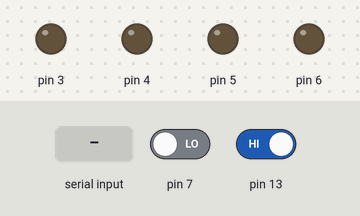
Bench run of a sketch on a simulated Arduino Uno, built with avr-gcc and run on an emulated ATmega328P. Parts: output pins drawn as LEDs (lit = HIGH). Dashed ring = blinking. The inputs (shaded band) are chosen by the test bench; at power-on: pin 7 LOW, pin 13 HIGH. What the sketch prints to the serial monitor is not drawn.

Above: at 1.2 s.
1.3 s: pin 7 driven HIGH
At 2.5 s:
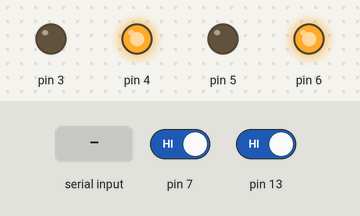
2.8 s: pin 13 driven LOW
At 3.07 s:
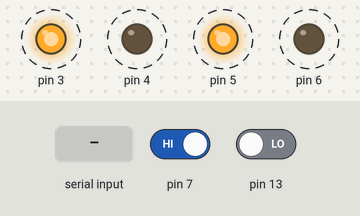
5.8 s: "right" received over the second serial link
At 5.95 s:
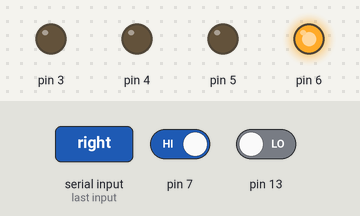
8.8 s: "left" received over the second serial link
11.8 s: "forward" received over the second serial link
14.8 s: pin 7 driven LOW
At 16.0 s:
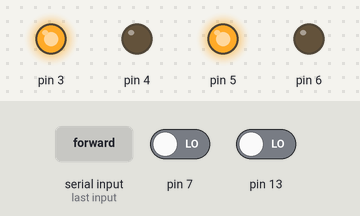
Timing chart, 0 to 17.8 s (numbered marks = the images above; inputs shaded):
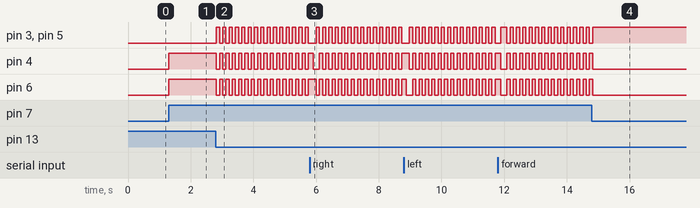

The sketch:

CODE.ino
```cpp
#include <SoftwareSerial.h>

SoftwareSerial BT(10,11); //TX, RX respetively
String readdata;
int x=0;

void setup()
{
  BT.begin(9600);
  Serial.begin(9600);
  pinMode(7,INPUT);
  pinMode(12,INPUT);
  pinMode(3,OUTPUT);
  pinMode(4,OUTPUT);
  pinMode(5,OUTPUT);
  pinMode(6,OUTPUT);

}

void loop()
{
  int y=1;
  if(digitalRead(13)==LOW )   //Incrimneent
  {
      Serial.write(x);
      digitalWrite(3,HIGH);
      digitalWrite (4,LOW);
      digitalWrite(5,HIGH);
      digitalWrite(6,LOW);
      x++;
      BT.write(x);
      Serial.println(x,DEC);
      delay(100);
  }

  if(digitalRead(7)==HIGH)  //decrement
  {
      Serial.write(x);
      digitalWrite(3,LOW);
      digitalWrite (4,HIGH);
      digitalWrite(5,LOW);
      digitalWrite(6,HIGH);
      x--;
      BT.write(x);
      Serial.println(x,DEC);
      delay(100);
  }

  while (BT.available())  //check if blutetooth is connected
  {
      delay(10);
      char c = BT.read(); // Read From Bluetooth
      readdata += c; //build the string- "forward", "reverse", "left" and "right"
  }
  if (readdata.length() > 0)
  {
    Serial.println(readdata);  //To check on serial monitor

    if(readdata == "forward")
    {
       digitalWrite(3,HIGH);
       digitalWrite (4,LOW);
       digitalWrite(5,HIGH);
       digitalWrite(6,LOW);
       delay(100);
    }

    else if(readdata =="reverse")
    {
       digitalWrite(3,LOW);
       digitalWrite(4,HIGH);
       digitalWrite(5,LOW);
       digitalWrite(6,HIGH);
       delay(100);
    }

    else if (readdata=="right")
    {
        digitalWrite (3,LOW);
        digitalWrite (4,LOW);
        digitalWrite (5,LOW);
        digitalWrite (6,HIGH);
        delay (100);

    }

    else if (readdata=="left")
    {
        digitalWrite (3,LOW);
        digitalWrite (4,HIGH);
        digitalWrite (5,LOW);
        digitalWrite (6,LOW);
        delay (100);
    }

    else if(readdata=="stop")
    {
        digitalWrite (3,LOW);
        digitalWrite (4,LOW);
        digitalWrite (5,LOW);
        digitalWrite (6,LOW);
        delay (100);
    }

  readdata="";//Reset the string

  }
}
```

Measured:
- after the input at 1.3 s, pin 4, pin 6: LOW → HIGH at once
- after the input at 2.8 s, pin 3–6: alternates HIGH for 0.10 s and LOW for 0.10 s, starting at once
- after the input at 14.8 s, pin 3, pin 5: goes on until 14.8 s, then stays HIGH; pin 4, pin 6: goes on until 14.8 s, then stays LOW
